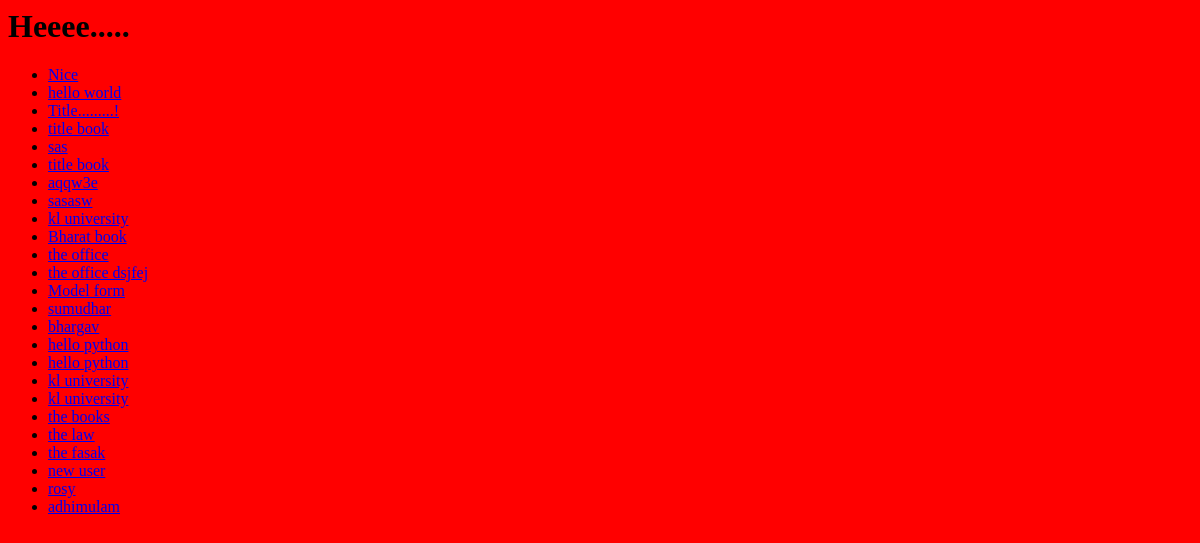
The app's page / (signed in), older data.
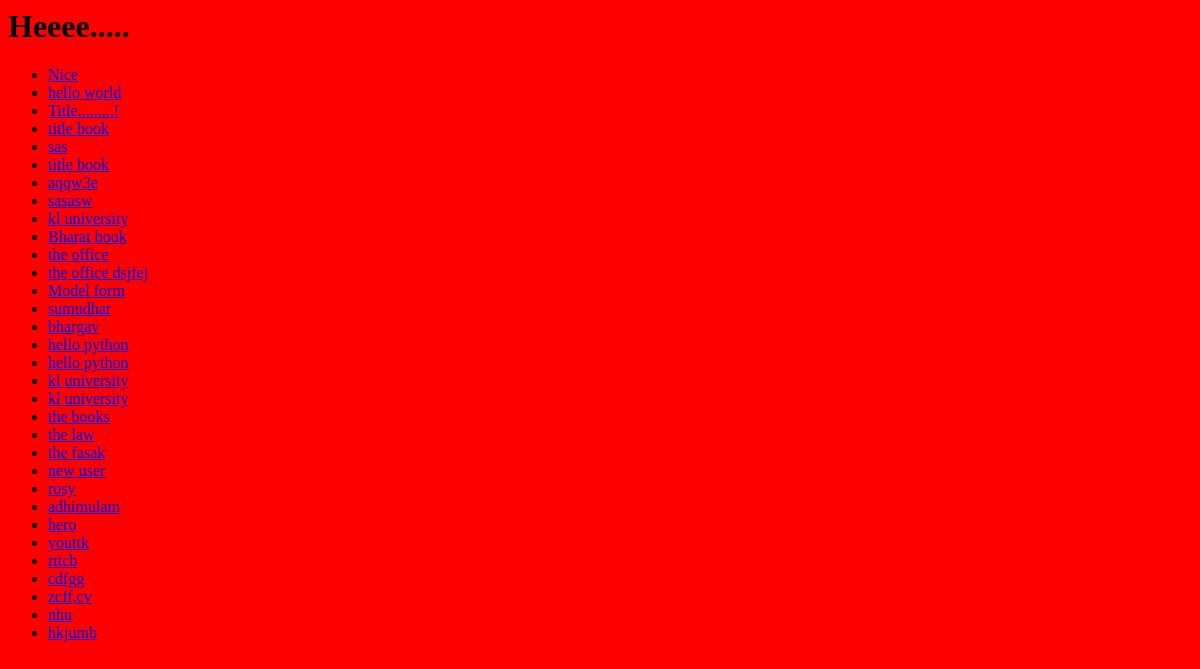
The same page, newer data.
### articles/models.py (models this page shows)
class Article(models.Model):
    title = models.TextField()
    content = models.TextField()

### trydjango/views.py (the view)
# urls.py: 2. Add a URL to urlpatterns:  path('', views.home, name='home')
@login_required
def home(request,*args,**kwargs):
    user_id = request.session.get('user_id')
    if user_id:
        user = User.objects.get(id=user_id)
        article_querylist=Article.objects.all()
        context={
            "user":user,
             "list":article_querylist
             }
        return render(request, 'home-view.html',context=context)
    else:
        return redirect('/login/')

### templates/home-view.html (shortened to what this page needs)
<html>
     {% extends 'base.html' %}
    {% block content  %}
    {% load static  %}
    <ul>
      <link rel="stylesheet" type="text/css" href="{% static 'css/style.css' %}">
{% for x in list %}
  {% if x.title  %}
  <li><a href="/articles/{{x.id}}">{{x.title}}</a></li>
  {% endif %}
 {% endfor %}
    </ul>
    {% endblock content  %}

### templates/base.html (shortened to what this page needs)
<html>{% load static  %}
    <h1>Heeee.....</h1>
    <link rel="stylesheet" type="text/css" href="{% static 'css/style.css' %}">
{% block content  %}
{% endblock content  %}
</html>

Row changes from the older to the newer data that the page shows:
added Article: title "hero"
added Article: title "youttk"
added Article: title "rttcb"
added Article: title "cdfgg"
added Article: title "zcff,cv"
added Article: title "nhu"
added Article: title "hkjumb"
